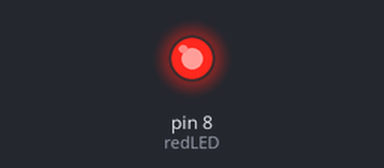
A sketch run on a simulated Arduino Uno, built with avr-gcc and run on an emulated ATmega328P. On the bench: output pins drawn as LEDs (lit = HIGH).

Above: at 1.4 s.
At 5.9 s:
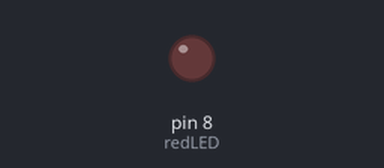
Timing chart, 0 to 8.7 s (numbered marks = the images above):
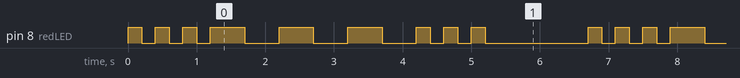

The sketch:

P4code.ino
```cpp
int redLED=8;
int Sbreak=200;
int Lbreak=500;
int LLastb=1500;


void setup()
{
  pinMode(redLED, OUTPUT);
}

void loop()
{
  digitalWrite(redLED, HIGH);
  delay(Sbreak);
  digitalWrite(redLED,LOW);
  delay(Sbreak);
  digitalWrite(redLED, HIGH);
  delay(Sbreak);
  digitalWrite(redLED,LOW);
  delay(Sbreak);
  digitalWrite(redLED, HIGH);
  delay(Sbreak);
  digitalWrite(redLED,LOW);
  delay(Sbreak);

  digitalWrite(redLED, HIGH);
  delay(Lbreak);
  digitalWrite(redLED,LOW);
  delay(Lbreak);
  digitalWrite(redLED, HIGH);
  delay(Lbreak);
  digitalWrite(redLED,LOW);
  delay(Lbreak);
  digitalWrite(redLED, HIGH);
  delay(Lbreak);
  digitalWrite(redLED,LOW);
  delay(Lbreak);

  digitalWrite(redLED, HIGH);
  delay(Sbreak);
  digitalWrite(redLED,LOW);
  delay(Sbreak);
  digitalWrite(redLED, HIGH);
  delay(Sbreak);
  digitalWrite(redLED,LOW);
  delay(Sbreak);
  digitalWrite(redLED, HIGH);
  delay(Sbreak);
  digitalWrite(redLED,LOW);
  delay(LLastb);
}
```

Measured:
- by itself, pin 8 (redLED): repeats every 6.7 s: 2 × (LOW 0.20 s, HIGH 0.20 s), LOW 0.20 s, 3 × (HIGH 0.50 s, LOW 0.50 s), 2 × (HIGH 0.20 s, LOW 0.20 s), HIGH 0.20 s, LOW 1.5 s, HIGH 0.20 s
- by itself, everything shown: repeats every 6.7 s, in 18 steps
